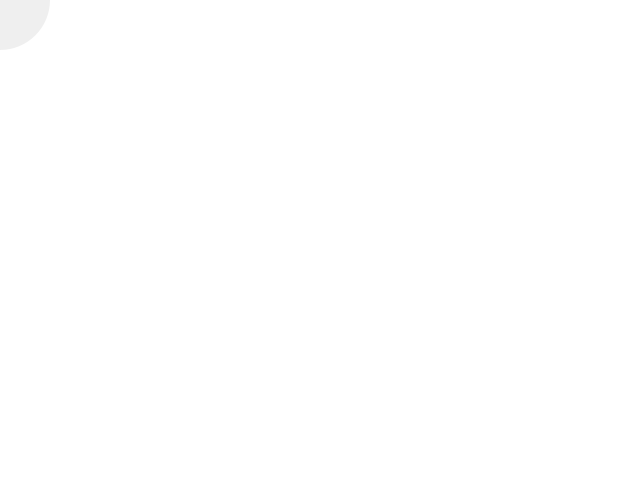
Frame 1 (no input)
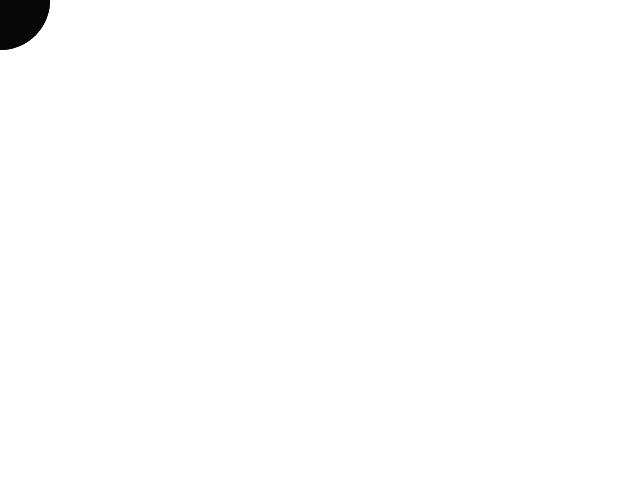
Frame 60 (the mouse pressed at the canvas centre just before this capture)
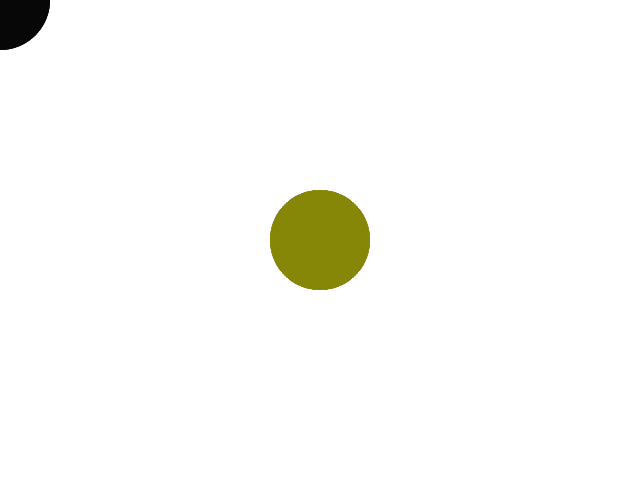
Frame 120 (the mouse held since frame 60 and released just before this capture)

The Processing sketch that drew these frames (run headless with seeded random() and noise(); from frame 60 on, the mouse is pressed at the canvas centre):

// Processing sketch: w2_stp16
// ── w2_stp16.pde
void setup() {
  size(640, 480);
  colorMode(RGB, 640, 480, 255);
  background(640, 480, 255);
}

void draw() {
  noStroke();
  fill(mouseX, mouseY, 0, 16);
  circle(mouseX, mouseY, 100);
}

void mousePressed() {
  background(640, 480, 255);
}
